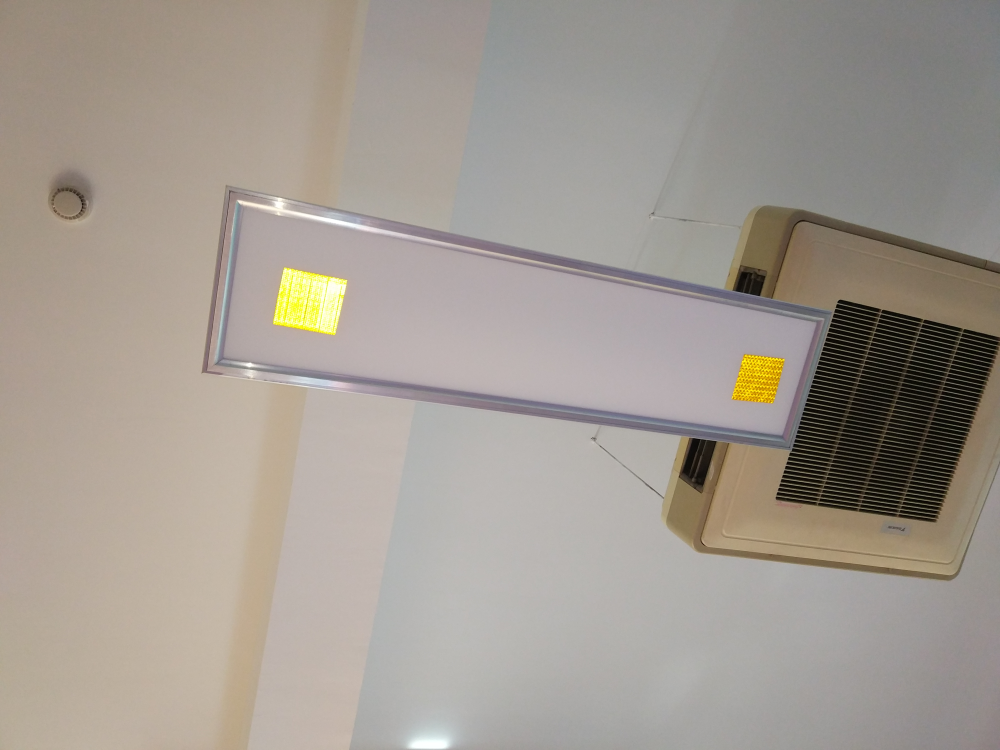
//> input picture ExtractValueChannel/1.jpg, 4000 x 3000 px, given in place of GOPR1.MP4, which was not available (shown at 1/4 size)
$ ./main   (built with g++ and OpenCV 4)
//> lines starting //> are read from the running program, lines starting //| are printed output that depends on the picture; after the words box and inside, x2 and y2 are one past the last pixel; in counts of white or black regions, pixels touching at a corner belong together; pictures that were not available may be replaced by others from this repository, and a replacement may not be noted
//> further down, frame is the input picture: 3000 rows x 4000 cols, CV_8UC3; mean B, G, R 145.4, 154, 161.7
#include <iostream>
#include <fstream>

#include <opencv2/core/utility.hpp>
#include "opencv2/video.hpp"
#include "opencv2/imgcodecs.hpp"
#include "opencv2/highgui.hpp"
#include "cmath"

using namespace cv;
using namespace std;

class myRotatedRect : public RotatedRect {
public:
    static bool isSimilar(RotatedRect myRotatedRect1,RotatedRect myRotatedRect2) {
        if (pow(myRotatedRect2.center.x - myRotatedRect1.center.x, 2) + pow(myRotatedRect2.center.y - myRotatedRect1.center.y, 2) >
            (20 * 20))
            return false;
        if(myRotatedRect2.size.area()/myRotatedRect1.size.area()>1.4 || myRotatedRect2.size.area()/myRotatedRect1.size.area()<.7)
            return false;
        return true;
    }
};


int frame_width=1920;
int frame_height=1080;

VideoWriter contoursVideo("contoursVideo.avi",CV_FOURCC('M','J','P','G'),10, Size(frame_width,frame_height),false);
VideoWriter resultVideo("resultVideo.avi",CV_FOURCC('M','J','P','G'),10, Size(frame_width,frame_height),true);

void imgProcess(Mat img, Mat &rectImg, vector<RotatedRect> &arrayRect) {
    namedWindow("Source", WINDOW_NORMAL);
    imshow("Source", img);
    Mat grayImg, hsvImg, binImg;
//    cvtColor(img, grayImg, CV_BGR2GRAY);
    grayImg= Mat::zeros(img.size(), CV_8UC1);
    cvtColor(img, hsvImg, CV_BGR2HSV);
//> hsvImg: 3000 rows x 4000 cols, CV_8UC3; mean H, S, V 32.8, 31.4, 162


    for (int i = 0; i < img.rows; i++) {
        for (int j = 0; j < img.cols; j++) {
            const int hi = i * img.cols * 3 + j * 3,
                    gi = i * img.cols + j;
            grayImg.data[gi] = hsvImg.data[hi + 2];
        }
    }
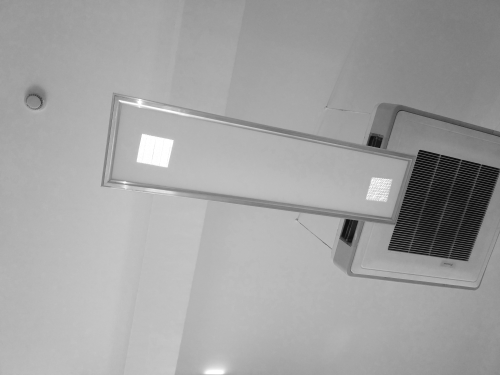
//> grayImg: 3000 rows x 4000 cols, CV_8UC1 (shown at 1/8 size); min 0, max 255, mean 162
////通道图像
//    namedWindow("V-channel", WINDOW_NORMAL);
//    imshow("V-channel", grayImg);
    threshold(grayImg, binImg, 245, 255, THRESH_BINARY);
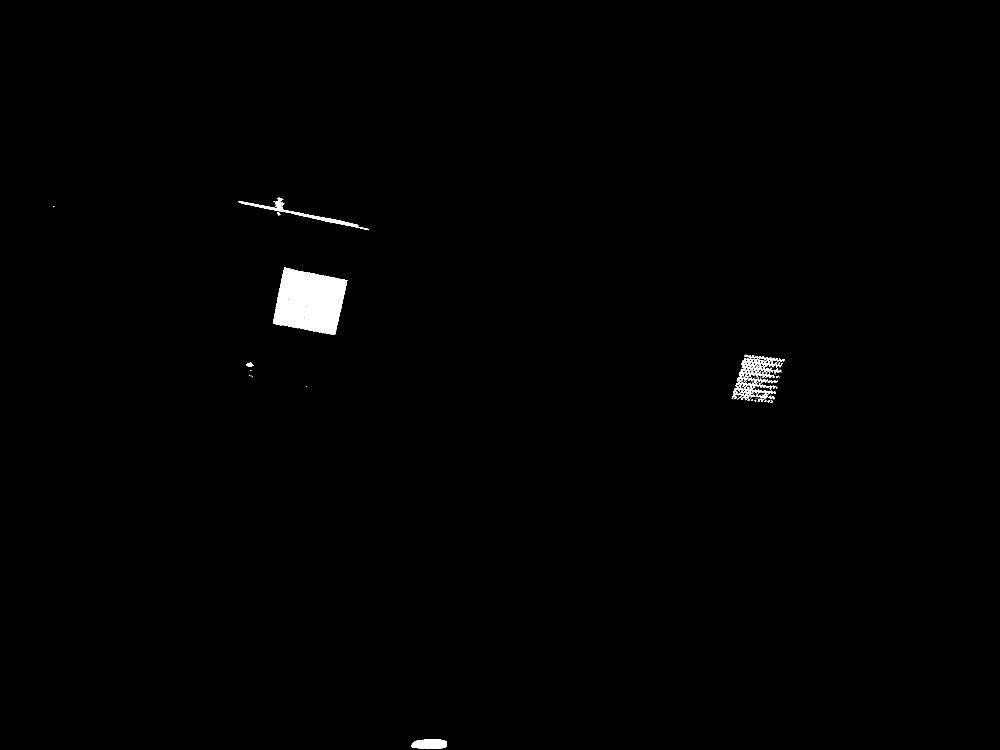
//> binImg: 3000 rows x 4000 cols, CV_8UC1 (shown at 1/4 size); 0.63% white; 195 white regions (113 under 20 px), largest, box (x1, y1, x2, y2) and area: (1092, 1070, 1389, 1339) 54621, (970, 791, 1439, 912) 5591, (1645, 2957, 1788, 2994) 4378
////二值化图像
//    namedWindow("Binary", WINDOW_NORMAL);
//    imshow("Binary", binImg);

//    imwrite("/home/lijiayi/CLionProjects/ExtractValueChannel/5bin.jpg",binImg);

//region 膨胀
    Mat dilatedImg;
    int structElementSize = 3;
    Mat structElement = getStructuringElement(MORPH_RECT, Size(2 * structElementSize + 1, 2 * structElementSize + 1),
                                              Point(structElementSize, structElementSize));
    dilate(binImg, dilatedImg, structElement);
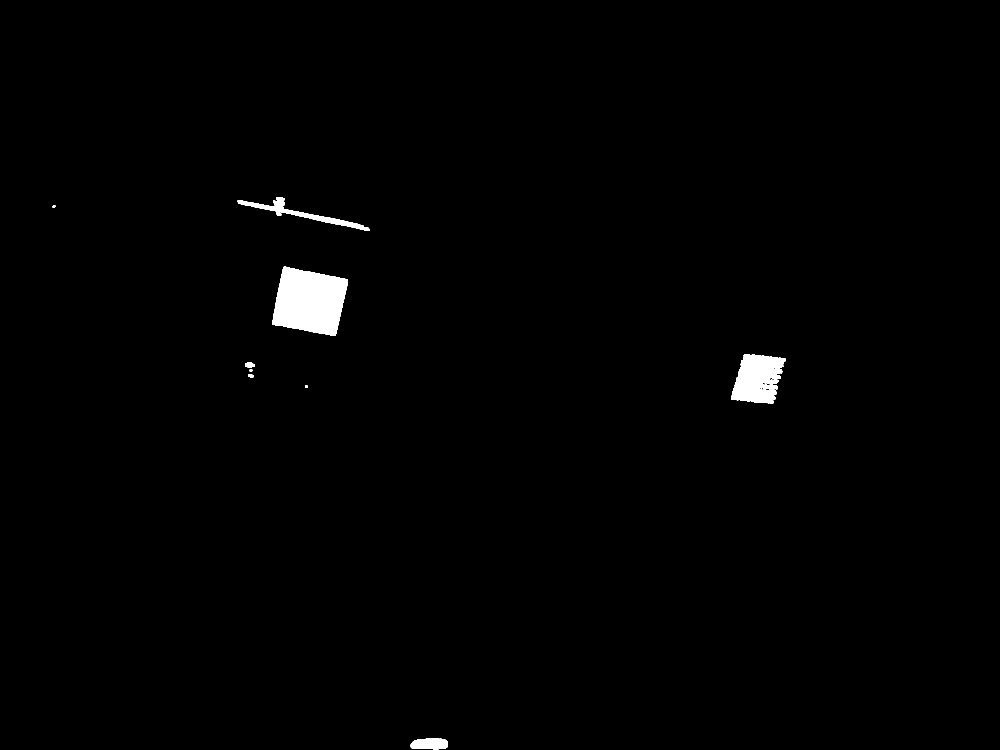
//> dilatedImg: 3000 rows x 4000 cols, CV_8UC1 (shown at 1/4 size); 0.9% white; 9 white regions
    namedWindow("Dilated", WINDOW_NORMAL);
    imshow("Dilated", dilatedImg);
//endregion

//region 寻找轮廓
    vector<vector<Point>> contours;

    vector<Vec4i> hierarchy;
    findContours(dilatedImg, contours, hierarchy, RETR_CCOMP, CHAIN_APPROX_NONE);
//> contours = 73 contours, 51 with area under 20; largest, box (x1, y1, x2, y2) and area: (1089, 1067, 1392, 1342) 60930, (2924, 1416, 3141, 1615) 29596, (951, 788, 1478, 924) 10174, (1642, 2954, 1791, 2997) 5398, (981, 1448, 1019, 1471) 588

    Mat contoursImg = Mat::zeros(img.size(), CV_8UC1);
    rectImg = img.clone();

    drawContours(contoursImg, contours, -1, Scalar(255), 3, 8, hierarchy);
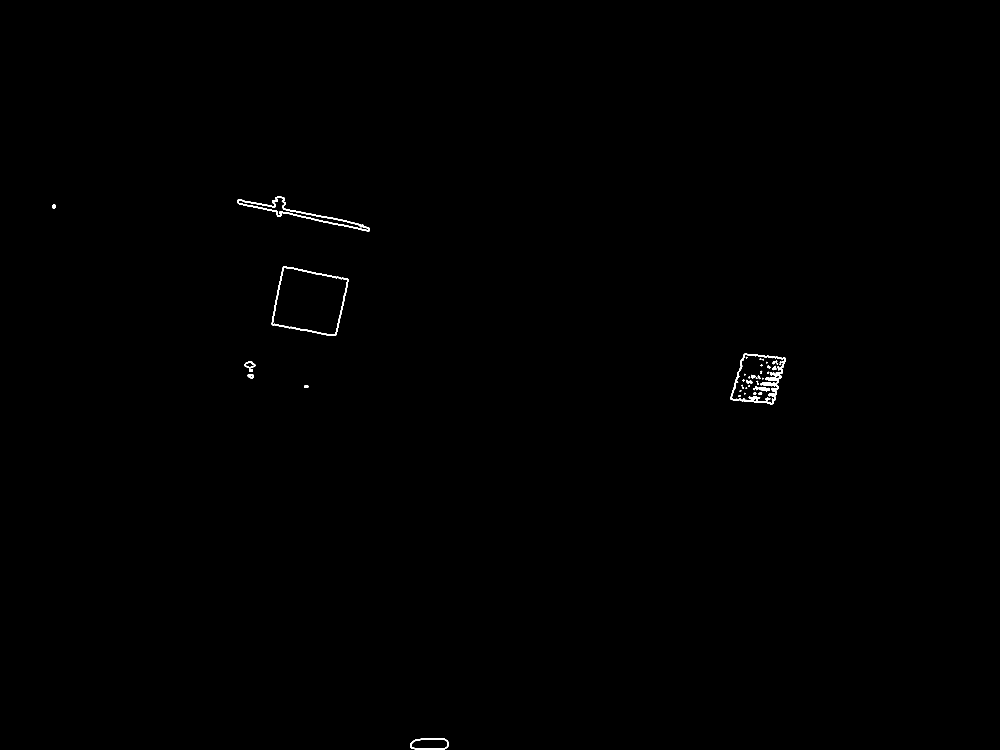
//> contoursImg: 3000 rows x 4000 cols, CV_8UC1 (shown at 1/4 size); 0.19% white; 48 white regions, largest, box (x1, y1, x2, y2) and area: (949, 786, 1480, 926) 6109, (2922, 1414, 3143, 1617) 6029, (1087, 1065, 1394, 1344) 4878

//endregion

    vector<vector<Point>> approxShape;
    vector<RotatedRect> contoursRect;

    for (auto itContour = contours.begin(); itContour != contours.end(); itContour++) {
// [13 lines of commented-out code are left out]

        if (contourArea(*itContour) < 1000) {
//            contours.erase(itContour);
            continue;
        }
        RotatedRect t_rect;
        t_rect = minAreaRect(*itContour);
        bool isnew=true;
        for(auto it=arrayRect.begin();it<arrayRect.end();it++)
        {
            if(myRotatedRect::isSimilar(t_rect,*it))
            {
                *it=t_rect;
                isnew=false;
            }
        }
        if(isnew)
            arrayRect.push_back(t_rect);
// [12 lines of commented-out code are left out]

    }
//> this loop made 73 passes
//> t_rect on passes 1, 6, 71, 73: centre (1716.1, 2974.8), size (41.9, 148.1), angle -89.1, centre (3032.5, 1515.1), size (213.2, 172.5), angle -75.3, centre (1239.1, 1207.3), size (237.9, 266.7), angle -78.6, centre (1215.4, 857), size (75.4, 537.9), angle -72.3
//绘制轮廓与矩形
    for(auto it=arrayRect.begin();it<arrayRect.end();it++)
    {
        Point2f vertices[4];
        (*it).points(vertices);
        for (int i = 0; i < 4; i++)
            line(rectImg, vertices[i], vertices[(i + 1) % 4], Scalar(0, 255, 0), 4);
    }
//> this loop made 4 passes
    namedWindow("Contours Image", WINDOW_NORMAL);
    imshow("Contours Image", contoursImg); //轮廓
    contoursVideo.write(contoursImg);
    resultVideo.write(rectImg);
// [41 lines of commented-out code are left out]

}

int main() {
    VideoCapture cap("/home/lijiayi/CLionProjects/VideoFiles/GOPR1.MP4");
//    img = imread("/home/lijiayi/CLionProjects/VideoFiles/GOPR2.JPG");

    Mat frame, outImg;
    vector<RotatedRect> arrayRect;
    namedWindow("Processed", WINDOW_FREERATIO);
    for (;;) {
        if (cap.read(frame)) {
            imgProcess(frame, outImg, arrayRect);
//> arrayRect = 4 RotatedRects (x, y, width, height, angle): [1716.1, 2974.8, 41.87, 148.1, -89.13], [3032.5, 1515.1, 213.2, 172.5, -75.34], [1239.2, 1207.3, 237.9, 266.7, -78.58], [1215.4, 857, 75.37, 537.9, -72.35]
            imshow("Processed", outImg);
        }
        if (waitKey(1) >= 0) break;
//> the Esc key is pressed
    }
    return 0;
}

$ run again, on ExtractValueChannel/2.jpg
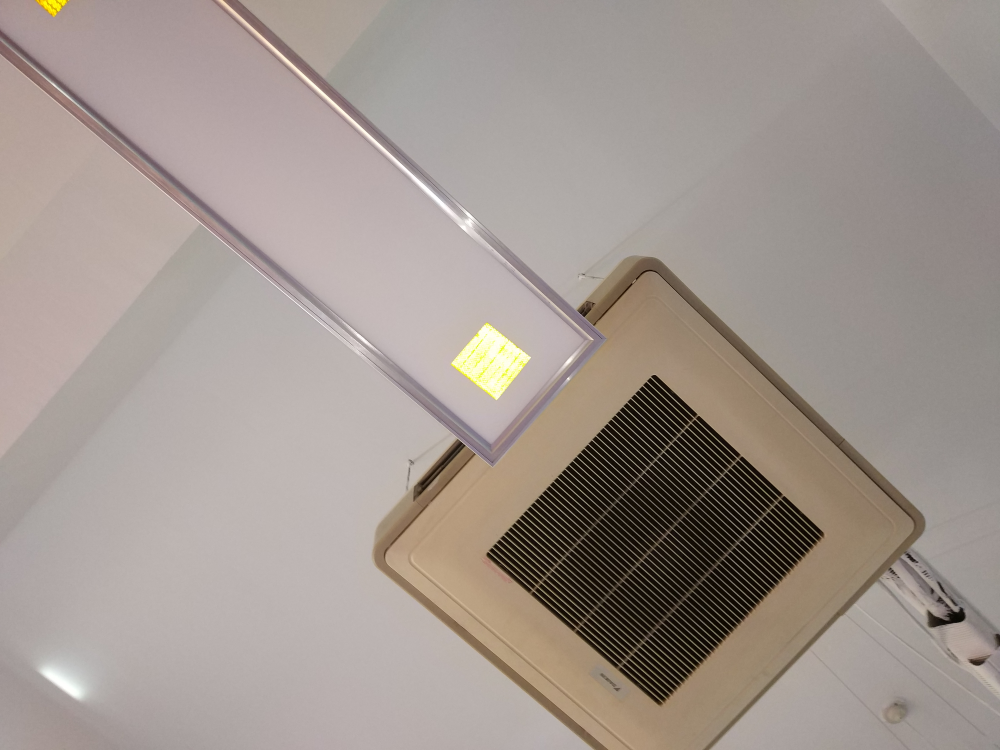
//> input picture ExtractValueChannel/2.jpg, 4000 x 3000 px, given in place of GOPR1.MP4, which was not available (shown at 1/4 size)
//> frame is the input picture: 3000 rows x 4000 cols, CV_8UC3; mean B, G, R 143.4, 149.9, 160.4
//> hsvImg: 3000 rows x 4000 cols, CV_8UC3; mean H, S, V 17.7, 37, 160.4
//> in imgProcess, `threshold(grayImg, binImg, 245, 255, THRESH_BINARY);`:
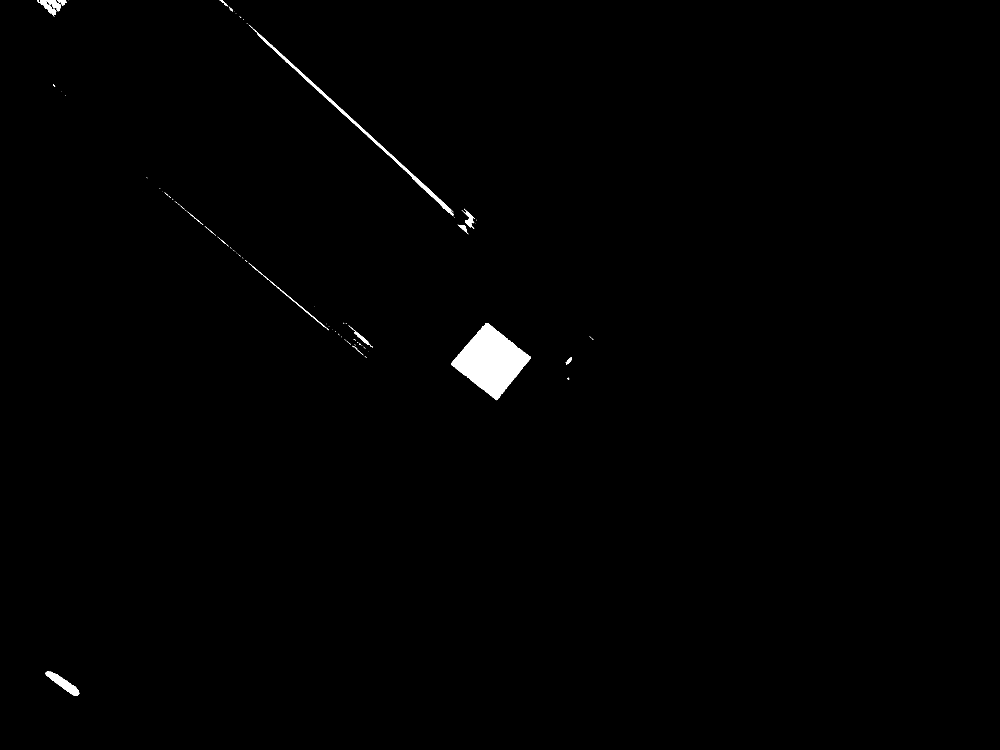
//> binImg: 3000 rows x 4000 cols, CV_8UC1 (shown at 1/4 size); 0.6% white; 111 white regions (88 under 20 px), largest, box (x1, y1, x2, y2) and area: (1805, 1293, 2124, 1601) 49783, (1010, 114, 1814, 863) 10437, (182, 2686, 317, 2784) 4287
//> dilatedImg: 3000 rows x 4000 cols, CV_8UC1; 0.87% white; 32 white regions
//> contours = 41 contours, 10 with area under 20; largest, box (x1, y1, x2, y2) and area: (1802, 1290, 2127, 1604) 53975, (984, 89, 1822, 873) 19403, (178, 2683, 320, 2787) 5646, (145, 0, 269, 69) 4482, (978, 1037, 1318, 1324) 4385
//> in imgProcess, `drawContours(contoursImg, contours, -1, Scalar(255), 3, 8, hierarchy);`:
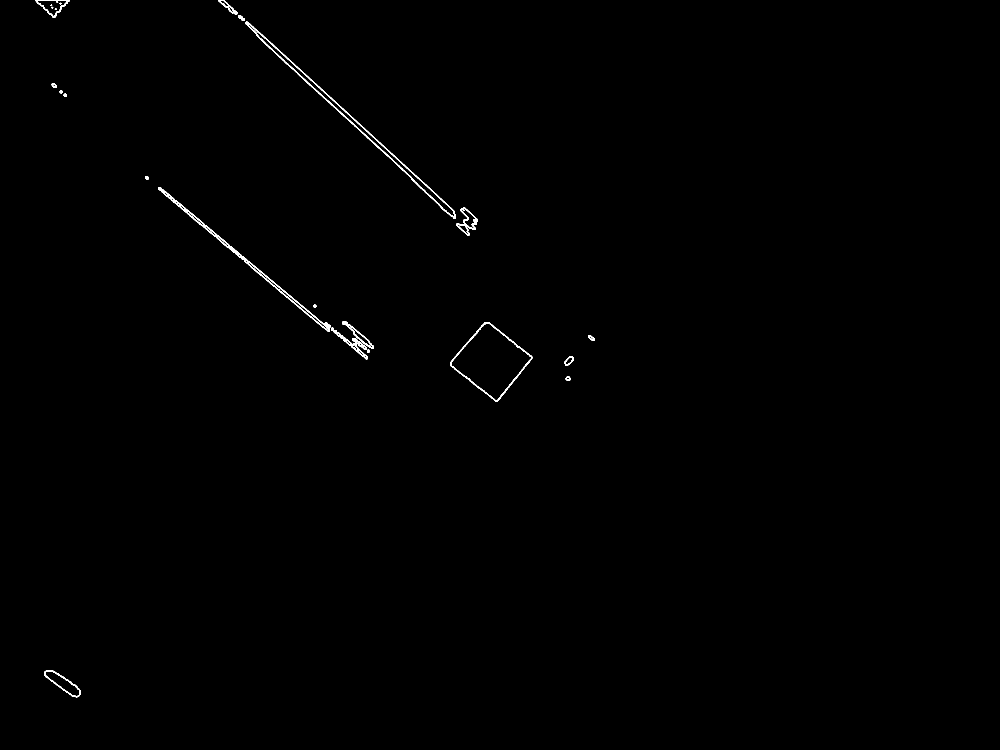
//> contoursImg: 3000 rows x 4000 cols, CV_8UC1 (shown at 1/4 size); 0.27% white; 26 white regions, largest, box (x1, y1, x2, y2) and area: (982, 87, 1824, 875) 9023, (646, 759, 1322, 1326) 7511, (1800, 1288, 2129, 1606) 4047
//> the loop in imgProcess, `for (auto itContour = contours.begin(); itContour != contours.end(); i..` made 41 passes
//> t_rect on passes 1, 6, 13, 15, 18, 20, 24: centre (250.7, 2730.7), size (42.1, 166.3), angle -54.2, centre (1424.6, 1389.8), size (19.4, 124.8), angle -49.7, centre (1440.6, 1346.6), size (19.6, 137.2), angle -49.4, centre (1963.5, 1443.3), size (229.9, 244.6), angle -51.6, centre (1147.1, 1180.5), size (11.8, 443.5), angle -50.2, centre (1873.2, 875.2), size (45.8, 95.1), angle -46.1, centre (811.1, 898.9), size (10.9, 427.3), angle -50
//> the loop in imgProcess, `for(auto it=arrayRect.begin();it<arrayRect.end();it++)` made 9 passes
//> vertices on pass 9: 4 Points (x, y): [268, 68], [145, 68], [145, 0], [268, 0]
//> arrayRect = 9 RotatedRects (x, y, width, height, angle), first 8: [250.7, 2730.7, 42.07, 166.3, -54.25], [1424.6, 1389.8, 19.41, 124.8, -49.72], [1440.6, 1346.6, 19.63, 137.2, -49.4], [1963.5, 1443.3, 229.9, 244.6, -51.61], [1147.1, 1180.5, 11.79, 443.5, -50.17], [1873.2, 875.2, 45.81, 95.11, -46.08], [811.1, 898.9, 10.9, 427.3, -50.01], [1404.8, 478, 24.96, 1146.2, -47.03]
